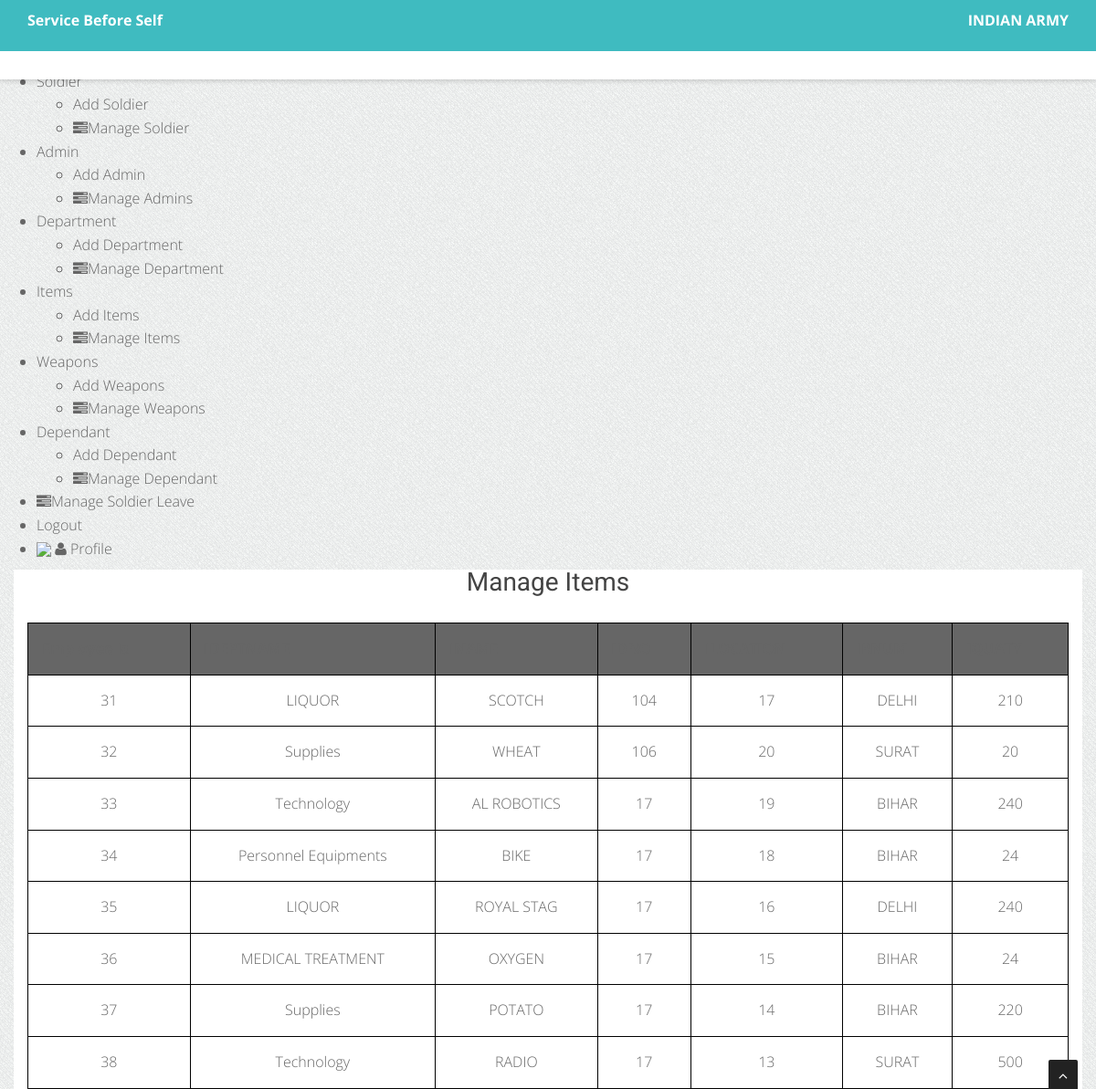
Page /admin/manage-items.php (signed in) on the committed database.
### tables this page shows
CREATE TABLE `ITEMS` (`id` int(15) NOT NULL,
                      `IDEPTNAME` CHAR(25) NOT NULL ,
					 `INAME` VARCHAR(25) NOT NULL , 
                     `IDNO` INT NOT NULL ,
                     `ILOCATION` CHAR (25) NOT NULL ,
                     `IRNUM` INT NOT NULL ,
                     `IQUATY` INT NOT NULL,

			         FOREIGN KEY(`IDEPTNAME`)REFERENCES RESOURCES(`RNAME`)
			        
                      );

### admin/manage-items.php (the view, shortened to what this page needs)
<?php
    require_once "include/header.php";
?>
<?php
    require_once "include/header.php";
?>
<?php
$sql = "SELECT * FROM ITEMS";
$result = mysqli_query($conn , $sql);
?>
<div class="container bg-white shadow">
    <div class="py-4 mt-5">
    <div class='text-center pb-2'><h4>Manage Items</h4></div>
    <table style="width:100%" class="table-hover text-center ">
    <tr class="bg-dark">
        <th>Employee Id</th>
        <th>IDEPTNAME</th>
        <th>INAME</th>
        <th>IDNO</th>
        <th>ILOCATION</th>
        <th>IRNUM</th>
        <th>IQUATY</th>
    </tr>
    <?php
    if( mysqli_num_rows($result) > 0){
        while( $rows = mysqli_fetch_assoc($result) ){
            $id = $rows["id"];
            $IDEPTNAME= $rows["IDEPTNAME"];
            $INAME= $rows["INAME"];
            $IDNO= $rows["IDNO"];
            $ILOCATION= $rows["ILOCATION"];
            $IRNUM = $rows["IRNUM"];
            $IQUATY = $rows["IQUATY"];
            ?>
        <tr>
        <td><?php echo $id; ?></td>
        <td> <?php echo $IDEPTNAME ; ?></td>
        <td><?php echo $INAME; ?></td>
        <td><?php echo $IDNO; ?></td>
        <td><?php echo $IRNUM; ?></td>
        <td> <?php echo $ILOCATION ; ?></td>
        <td><?php echo $IQUATY; ?></td>
    <?php
            }
        }
    ?>
     </tr>
    </table>
    </div>
</div>
<?php
    require_once "include/footer.php";
?>

### css/style.css (style rules this page uses)
body { width: 100%; height: 100%; font-family: 'Open Sans', sans-serif; font-weight: 300; color: #666; background-color: #ddd; font-size: 16px; line-height: 1.6em; }
html { width: 100%; height: 100%; }
h4 { font-size: 28px; }
h1, h2, h3, h4, h5, h6 { margin: 0 0 30px; font-family: 'Roboto', sans-serif; font-weight: 400; color: #444; line-height: 1em; }
.bg-white { background: #fff; }
.bg-dark { background: #404040; }
.bg-dark { background: #666; }

### bodybg/bg1.css (style rules this page uses)
body { background: url(../img/bodybg/bg1.png) repeat left top; }

### admin/manage-items.php (style rules this page uses)
table, th, td { border: 1px solid black; padding: 15px; }
table { border-spacing: 10px; }

### rows in the picture
items: id "31", IDEPTNAME "LIQUOR", INAME "SCOTCH", IDNO "104", IRNUM "17", ILOCATION "DELHI", IQUATY "210"
items: id "32", IDEPTNAME "Supplies", INAME "WHEAT", IDNO "106", IRNUM "20", ILOCATION "SURAT", IQUATY "20"
items: id "33", IDEPTNAME "Technology", INAME "AL ROBOTICS", IDNO "17", IRNUM "19", ILOCATION "BIHAR", IQUATY "240"
items: id "34", IDEPTNAME "Personnel Equipments", INAME "BIKE", IDNO "17", IRNUM "18", ILOCATION "BIHAR", IQUATY "24"
items: id "35", IDEPTNAME "LIQUOR", INAME "ROYAL STAG", IDNO "17", IRNUM "16", ILOCATION "DELHI", IQUATY "240"
items: id "36", IDEPTNAME "MEDICAL TREATMENT", INAME "OXYGEN", IDNO "17", IRNUM "15", ILOCATION "BIHAR", IQUATY "24"
items: id "37", IDEPTNAME "Supplies", INAME "POTATO", IDNO "17", IRNUM "14", ILOCATION "BIHAR", IQUATY "220"
items: id "38", IDEPTNAME "Technology", INAME "RADIO", IDNO "17", IRNUM "13", ILOCATION "SURAT", IQUATY "500"
